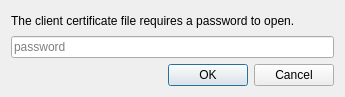
<?xml version="1.0" encoding="UTF-8"?>
<ui version="4.0">
 <class>ClientCertificatePasswordDialog</class>
 <widget class="QDialog" name="ClientCertificatePasswordDialog">
  <property name="geometry">
   <rect>
    <x>0</x>
    <y>0</y>
    <width>345</width>
    <height>97</height>
   </rect>
  </property>
  <property name="windowTitle">
   <string>Dialog</string>
  </property>
  <layout class="QVBoxLayout" name="verticalLayout">
   <item>
    <widget class="QLabel" name="preamble">
     <property name="text">
      <string>The client certificate file requires a password to open.</string>
     </property>
    </widget>
   </item>
   <item>
    <widget class="QLineEdit" name="passwordEdit">
     <property name="echoMode">
      <enum>QLineEdit::Password</enum>
     </property>
     <property name="placeholderText">
      <string>password</string>
     </property>
    </widget>
   </item>
   <item>
    <widget class="QDialogButtonBox" name="buttonBox">
     <property name="orientation">
      <enum>Qt::Horizontal</enum>
     </property>
     <property name="standardButtons">
      <set>QDialogButtonBox::Cancel|QDialogButtonBox::Ok</set>
     </property>
    </widget>
   </item>
  </layout>
 </widget>
 <resources/>
 <connections>
  <connection>
   <sender>buttonBox</sender>
   <signal>accepted()</signal>
   <receiver>ClientCertificatePasswordDialog</receiver>
   <slot>accept()</slot>
   <hints>
    <hint type="sourcelabel">
     <x>224</x>
     <y>183</y>
    </hint>
    <hint type="destinationlabel">
     <x>157</x>
     <y>96</y>
    </hint>
   </hints>
  </connection>
  <connection>
   <sender>buttonBox</sender>
   <signal>rejected()</signal>
   <receiver>ClientCertificatePasswordDialog</receiver>
   <slot>reject()</slot>
   <hints>
    <hint type="sourcelabel">
     <x>292</x>
     <y>183</y>
    </hint>
    <hint type="destinationlabel">
     <x>286</x>
     <y>96</y>
    </hint>
   </hints>
  </connection>
  <connection>
   <sender>passwordEdit</sender>
   <signal>returnPressed()</signal>
   <receiver>ClientCertificatePasswordDialog</receiver>
   <slot>accept()</slot>
   <hints>
    <hint type="sourcelabel">
     <x>172</x>
     <y>150</y>
    </hint>
    <hint type="destinationlabel">
     <x>172</x>
     <y>100</y>
    </hint>
   </hints>
  </connection>
 </connections>
</ui>
